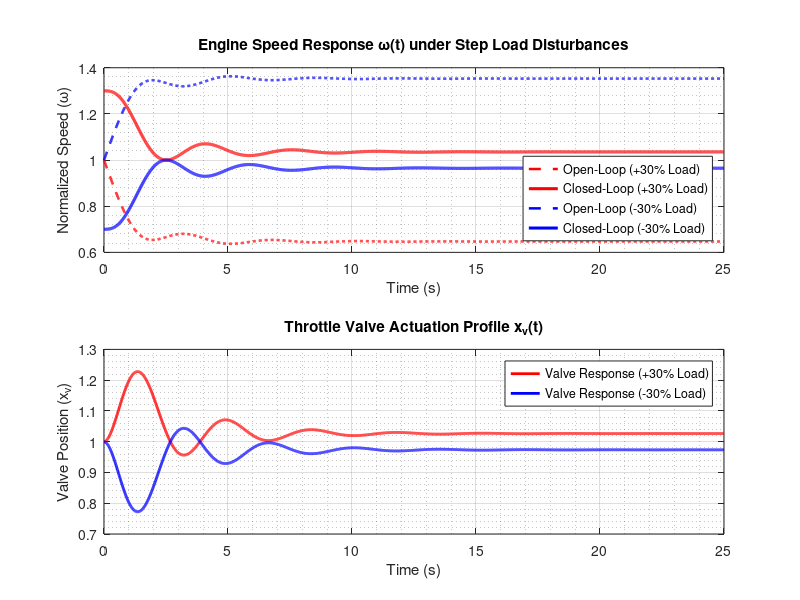

Recreate this plot in MATLAB.
% =========================================================================
% PRCMG Governor Simulation Script (IEEE Control Systems Report - ME319)
% Description: Simulates Open-Loop vs Closed-Loop (PRCMG) transient responses 
%              under +30% and -30% step load disturbances for engine speed 
%              omega(t) and throttle valve position xv(t).
% =========================================================================

clear; clc; close all;

%% 1. System Parameters (Normalized Values)
J   = 1.0;   % Engine rotational inertia
B   = 0.1;   % Engine viscous friction
Meq = 0.5;   % Equivalent linkage mass
cd  = 0.8;   % Dashpot damping coefficient
Ks  = 2.0;   % Reference spring stiffness
Kw  = 1.5;   % Centrifugal control gain

%% 2. Transfer Function Definitions
Gp = tf(1, [J, B]);
Gc = tf(Kw, [Meq, cd, Ks]);

Gol = Gc * Gp;                       
Gcl_ref = feedback(Gol, 1);          
G_dist  = feedback(Gp, Gc);          

%% 3. Time Vector & Disturbance Inputs
t = 0:0.01:25; 

delta_inc = 0.3; 
delta_dec = -0.3;

%% 4. Response Calculations (Corrected Open-Loop Signs)
% Open-Loop responses (Load increase drops speed, load decrease surges speed)
[omega_ol_inc, ~] = step(-delta_inc * G_dist, t);
[omega_ol_dec, ~] = step(-delta_dec * G_dist, t);

% Closed-Loop responses (PRCMG regulated suppression)
[omega_cl_inc, ~] = step(delta_inc * feedback(1, Gol), t);
[omega_cl_dec, ~] = step(delta_dec * feedback(1, Gol), t);

[xv_cl_inc, ~] = step(delta_inc * (Gc / (1 + Gol)), t);
[xv_cl_dec, ~] = step(delta_dec * (Gc / (1 + Gol)), t);

%% 5. Plotting Results
figure('Name', 'Simulation Results', 'Position', [100, 100, 1000, 700], 'Color', 'w');

subplot(2,1,1);
plot(t, omega_ol_inc + 1, '--r', 'LineWidth', 1.8); hold on;
plot(t, omega_cl_inc + 1, '-r',  'LineWidth', 2.2);
plot(t, omega_ol_dec + 1, '--b', 'LineWidth', 1.8);
plot(t, omega_cl_dec + 1, '-b',  'LineWidth', 2.2);
grid on; grid minor;
title('Engine Speed Response \omega(t) under Step Load Disturbances');
xlabel('Time (s)');
ylabel('Normalized Speed (\omega)');
legend('Open-Loop (+30% Load)', 'Closed-Loop (+30% Load)', ...
       'Open-Loop (-30% Load)', 'Closed-Loop (-30% Load)', ...
       'Location', 'southeast');
xlim([0 25]);

subplot(2,1,2);
plot(t, xv_cl_inc + 1, '-r', 'LineWidth', 2.0); hold on;
plot(t, xv_cl_dec + 1, '-b', 'LineWidth', 2.0);
grid on; grid minor;
title('Throttle Valve Actuation Profile x_v(t)');
xlabel('Time (s)');
ylabel('Valve Position (x_v)');
legend('Valve Response (+30% Load)', 'Valve Response (-30% Load)', ...
       'Location', 'northeast');
xlim([0 25]);

%% 6. Save Figure
saveas(gcf, 'simulation_plots.png');
disp('Simulation executed successfully. Plot saved as simulation_plots.png');
